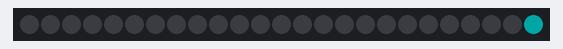
The sketch below on a simulated Arduino Uno, built for the host (arithmetic inside an expression is 32-bit, double 64-bit). Shown: 25 RGB LEDs in strip order, left to right. Dim RGB values are drawn brighter than linear.

Above: at 3.3 s.
At 5.0 s:
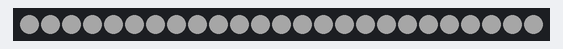
At 7.5 s:
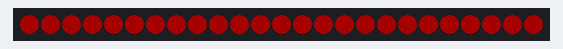
At 9.5 s:
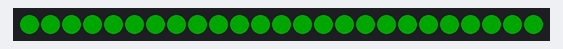
At 11.6 s:
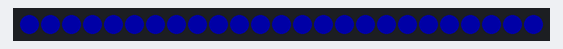
At 15.42 s:
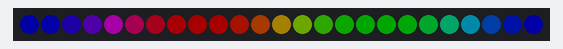

Measured:
- by itself, everything shown: repeats every 15.8 s, in 73 steps
- what the display in image 4 shows lasts 1.1 s, from 11.5 s to 12.6 s

The sketch:

test_ws2812_matriz.ino
```cpp
/*
 * Prueba de Matriz / Tira de 25 LEDs (5x5) WS2812B en STM32F401 / STM32F411
 * Permite validar que todos los 25 LEDs funcionen, no haya pistas cortadas
 * y comprobar el orden de conexión de la señal de datos DIN.
 */

#include <Adafruit_NeoPixel.h>

#define LED_PIN PA7
#define NUM_LEDS 25

Adafruit_NeoPixel strip(NUM_LEDS, LED_PIN, NEO_GRB + NEO_KHZ800);

void colorWipe(uint32_t color, int wait);
void rainbowCycle(int wait);

void setup() {
  strip.begin();

  strip.setBrightness(40);

  strip.clear();
  strip.show();
  delay(300);
}

void loop() {
  for (int i = 0; i < NUM_LEDS; i++) {
    strip.clear();
    strip.setPixelColor(i, strip.Color(0, 255, 255));
    strip.show();
    delay(120);
  }

  delay(400);

  colorWipe(strip.Color(255, 255, 255), 50);
  delay(1500);

  colorWipe(strip.Color(255, 0, 0), 40);
  delay(1000);

  colorWipe(strip.Color(0, 255, 0), 40);
  delay(1000);

  colorWipe(strip.Color(0, 0, 255), 40);
  delay(1000);

  for (int j = 0; j < 3; j++) {
    rainbowCycle(15);
  }

  strip.clear();
  strip.show();
  delay(500);
}

void colorWipe(uint32_t color, int wait) {
  for (int i = 0; i < strip.numPixels(); i++) {
    strip.setPixelColor(i, color);
    strip.show();
    delay(wait);
  }
}

void rainbowCycle(int wait) {
  for (long firstPixelHue = 0; firstPixelHue < 65536; firstPixelHue += 1024) {
    for (int i = 0; i < strip.numPixels(); i++) {
      int pixelHue = firstPixelHue + (i * 65536L / strip.numPixels());
      strip.setPixelColor(i, strip.gamma32(strip.ColorHSV(pixelHue)));
    }
    strip.show();
    delay(wait);
  }
}
```
